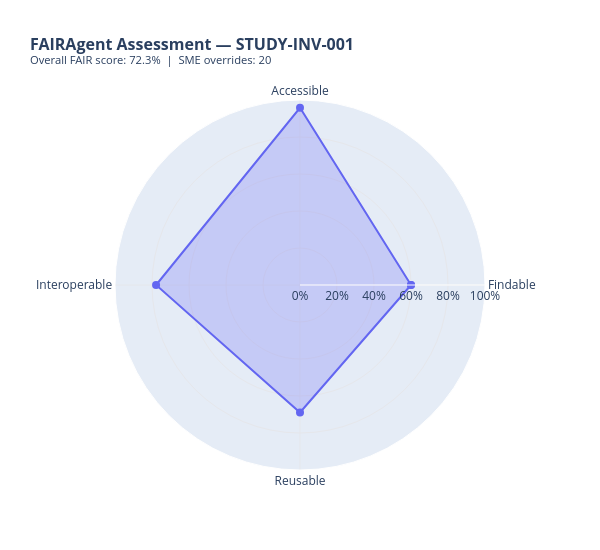

The code cell stored with this chart in its notebook:
### Markdown cell above
## Section 8 — FAIR Scorecard & Radar Chart Visualisation

After the agent run (and optional SME overrides), this section:
1. Prints the tabular scorecard with weighted scores  
2. Renders a **Plotly radar chart** of F / A / I / R scores (0–100% per principle)

### Code cell
import pandas as pd
import plotly.graph_objects as go

# ── Apply SME overrides (if any) ────────────────────────────────────────────

scorecard = final_state.get("scorecard", [])
override_map = {o["indicator_id"]: o for o in APPROVED_SCORECARD}

for row in scorecard:
    iid = row["indicator_id"]
    if iid in override_map:
        row["score"] = override_map[iid]["sme_score"]
        row["sme_comment"] = override_map[iid]["sme_comment"]
        row["sme_approved"] = True

# ── Tabular scorecard ───────────────────────────────────────────────────────

df = pd.DataFrame(scorecard)
if not df.empty:
    df["weighted_score"] = df["score"] * df["weight"]
    df["weighted_max"]   = df["max_score"] * df["weight"]
    df["pct"]            = (df["weighted_score"] / df["weighted_max"] * 100).round(1)

    display_cols = ["indicator_id", "principle", "priority", "weight", "score", "pct", "sme_approved", "reasoning"]
    print("\n── FAIR Scorecard ─────────────────────────────────────────────")
    print(df[display_cols].to_string(index=False))

    # ── Per-principle aggregation ─────────────────────────────────────────
    principle_scores = {}
    for p in "FAIR":
        sub = df[df["principle"] == p]
        if sub.empty:
            principle_scores[p] = 0.0
        else:
            principle_scores[p] = round(
                sub["weighted_score"].sum() / sub["weighted_max"].sum() * 100, 1
            )

    total_pct = round(df["weighted_score"].sum() / df["weighted_max"].sum() * 100, 1)
    print(f"\n  Findable:       {principle_scores['F']}%")
    print(f"  Accessible:     {principle_scores['A']}%")
    print(f"  Interoperable:  {principle_scores['I']}%")
    print(f"  Reusable:       {principle_scores['R']}%")
    print(f"  ─────────────────────────────")
    print(f"  Overall FAIR:   {total_pct}%")

    # ── Radar chart ───────────────────────────────────────────────────────
    categories = ["Findable", "Accessible", "Interoperable", "Reusable"]
    values = [principle_scores[p] for p in "FAIR"]
    values_closed = values + [values[0]]    # close the polygon

    fig = go.Figure(go.Scatterpolar(
        r=values_closed,
        theta=categories + [categories[0]],
        fill="toself",
        fillcolor="rgba(99, 102, 241, 0.25)",
        line=dict(color="#6366f1", width=2),
        marker=dict(size=8, color="#6366f1"),
        name="FAIR Score",
    ))

    fig.update_layout(
        polar=dict(
            radialaxis=dict(range=[0, 100], ticksuffix="%", showticklabels=True, gridcolor="#e5e7eb"),
            angularaxis=dict(gridcolor="#e5e7eb"),
        ),
        title=dict(
            text=f"<b>FAIRAgent Assessment — {final_state['dataset_id']}</b><br>"
                 f"<sup>Overall FAIR score: {total_pct}%  |  SME overrides: {len(override_map)}</sup>",
            font=dict(size=16),
        ),
        paper_bgcolor="white",
        plot_bgcolor="white",
        showlegend=False,
        width=600, height=550,
    )

    fig.show()
    print("\n✅ FAIRAgent assessment complete!")
else:
    print("⚠️  No scorecard data — run Section 6 first.")

### Figure 1 — Plotly figure (JSON) as saved in the notebook; plotly's stock layout.template omitted (floating-point values rounded to 4 significant figures)
{"data": [{"fill": "toself", "fillcolor": "rgba(99, 102, 241, 0.25)", "line": {"color": "#6366f1", "width": 2}, "marker": {"color": "#6366f1", "size": 8}, "name": "FAIR Score", "r": [60, 95.8, 77.8, 68.9, 60], "theta": ["Findable", "Accessible", "Interoperable", "Reusable", "Findable"], "type": "scatterpolar"}], "layout": {"height": 550, "paper_bgcolor": "white", "plot_bgcolor": "white", "polar": {"angularaxis": {"gridcolor": "#e5e7eb"}, "radialaxis": {"gridcolor": "#e5e7eb", "range": [0, 100], "showticklabels": true, "ticksuffix": "%"}}, "showlegend": false, "title": {"font": {"size": 16}, "text": "<b>FAIRAgent Assessment — STUDY-INV-001</b><br><sup>Overall FAIR score: 72.3%  |  SME overrides: 20</sup>"}, "width": 600}}
